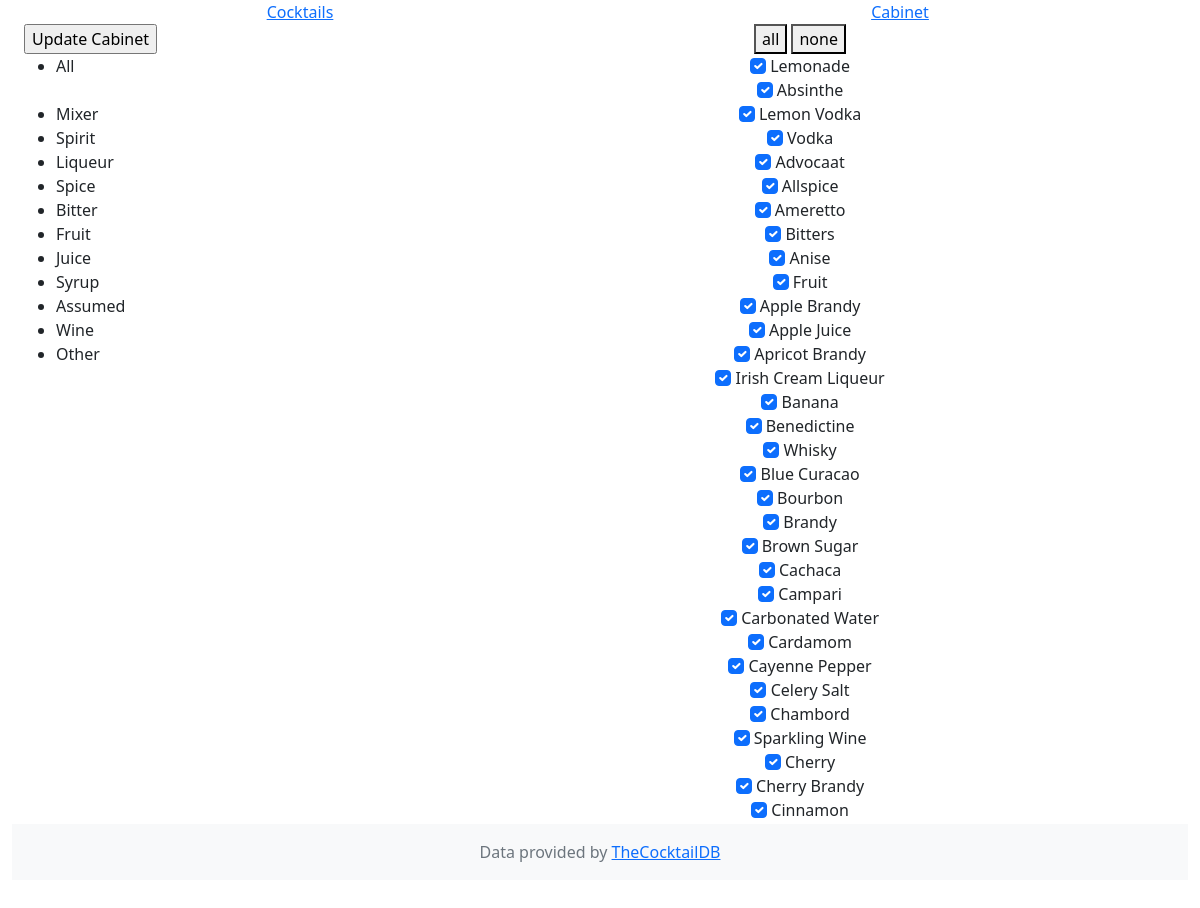
The app's page /cabinet, older data.
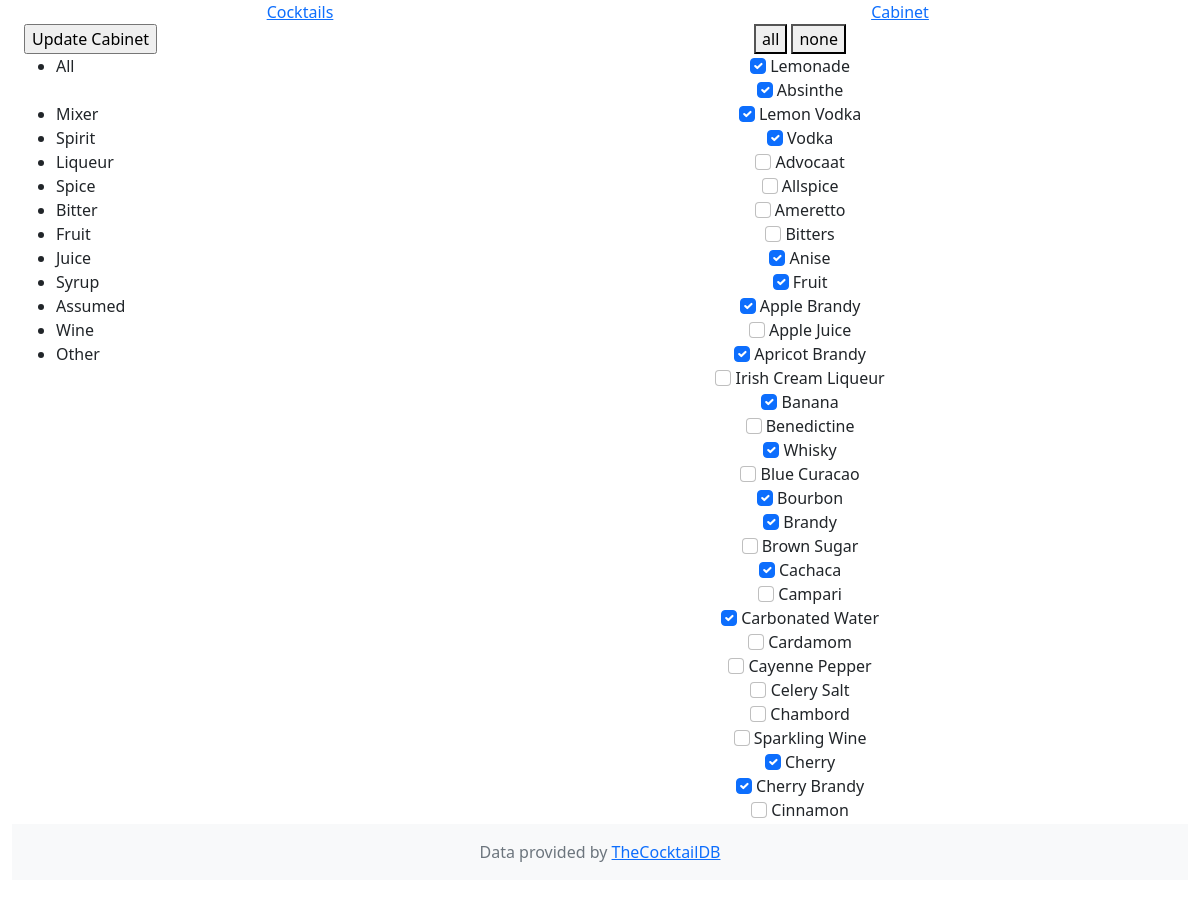
The same page, newer data.
### tables this page shows
CREATE TABLE ingredients (ingredient TEXT PRIMARY KEY, item TEXT DEFAULT null, category TEXT Default null, have NUMERIC DEFAULT 0);

### app.py (the view)
@app.route("/cabinet", methods=["GET", "POST"])
def cabinet():
    if request.method == "POST":
        haves = request.form.getlist("check")
        db.execute("UPDATE ingredients SET have = 0")
        for have in haves:
            db.execute("UPDATE ingredients SET have = 1 WHERE item = ?", have)
    items = db.execute(
        "SELECT DISTINCT item, category, have FROM ingredients ORDER BY item"
    )
    entries = []
    drinks_cabinet.refresh()
    """
    # declare categories set to obtain unique values
    categories = []
    for item in items:

        entry = item["item"]
        category = item["category"]

        if item["have"]:
            status = "checked"
        else:
            status = "unchecked"

        entries.append({"item": entry, "category": category, "status": status})

        # add category to set
        categories.append(category)

    # convert categories set back to an ordered list
    categories = set(categories)
    list(categories).sort()
    """
    return render_template("cabinet.html", drinks_cabinet=drinks_cabinet)

### app.py (called while the page is built)
  def refresh(self):
    request_1 = db.execute("SELECT item, category, have FROM ingredients")
    items = {}
    for row in request_1:
      items.update({row['item'] : {'category' : row['category'],'have' : row['have']}})
    self.items = items
    """ categorisation of items as a dictionary of format { category : [ item, item, item ...] , .. } """
    request_2 = db.execute("SELECT DISTINCT category FROM ingredients")
    categories = {}
    for row in request_2:
      categories.update({row['category']:[]})
    for item in items.keys():
      categories[items[item]['category']].append(item)
    self.categories = categories

### templates/cabinet.html (shortened to what this page needs)
{% extends "layout.html" %}
{% block left %}
<form action="/cabinet" method="post">
  <input type="submit" value="Update Cabinet"><br>
  <ul class="overflow-auto" id="cocktails">
    <li>
      <div onclick="toggleView('item', 'item')">All<br><br> </div>
    {% for category in drinks_cabinet.categories %}
    <li>
      <div onclick="toggleView('item', '{{category}}')">{{category}}<br></div>
    </li>
  {% endfor %}
  {% endblock %}
  {% block right %}
 <button type="button" onclick="checkAll()">all</button>
 <button type="button" onclick="uncheckAll()">none</button>
  {% for item in drinks_cabinet.items %}
    {% set category = drinks_cabinet.items[item]['category'] %}
    {% set status = "" %}
    {% if drinks_cabinet.items[item]['have'] %}
      {% set status = "checked" %}
    {% endif %}
  <div class="item {{category}}">
    <input class="item {{category}} form-check-input" type="checkbox" name="check" value="{{item}}" {{status}}>
    <label class="item {{category}} form-check-label" for="{{item}}">{{item}}</label><br>
  </div>
{% endfor %}
{% endblock %}

### templates/layout.html (shortened to what this page needs)
<!DOCTYPE html>
<html lang="en-gb">
  <head>
    <link href="https://cdn.jsdelivr.net/npm/bootstrap@5.2.3/dist/css/bootstrap.min.css" rel="stylesheet">
  </head>
  <body>
    <div class="container-fluid">
      <div id="menu" class="row">
        <div class="col text-center">
          <a href="/">Cocktails</a>
        </div>
        <div class="col text-center">
          <a href="/cabinet">Cabinet</a>
        </div>
      </div>
      <div class="row">
        <div class="col-sm-4" id="left">
          <div class="container-fluid overflow-auto" style="height: 800px">
          {% block left %}
          {% endblock %}
          </div>
        </div>
        <div class="col-sm-8" id="right">
          <div class="container-fluid  text-center overflow-auto" style="height: 800px">
          {% block right %}
          {% endblock %}
          </div>
        </div>
      </div>
      <footer class="footer mt-auto py-3 bg-light">
        <div class="text-center text-muted">
          Data provided by <a href="https://www.thecocktaildb.com/">TheCocktailDB</a>
        </div>
      </footer>
  </body>
</html>

Row changes from the older to the newer data that the page shows:
changed ingredients "Advocaat": check "☑" → "☐"
changed ingredients "Allspice": check "☑" → "☐"
changed ingredients "Ameretto": check "☑" → "☐"
changed ingredients "Bitters": check "☑" → "☐"
changed ingredients "Apple Juice": check "☑" → "☐"
changed ingredients "Irish Cream Liqueur": check "☑" → "☐"
changed ingredients "Benedictine": check "☑" → "☐"
changed ingredients "Blue Curacao": check "☑" → "☐"
changed ingredients "Brown Sugar": check "☑" → "☐"
changed ingredients "Campari": check "☑" → "☐"
changed ingredients "Cardamom": check "☑" → "☐"
changed ingredients "Cayenne Pepper": check "☑" → "☐"
changed ingredients "Celery Salt": check "☑" → "☐"
changed ingredients "Chambord": check "☑" → "☐"
changed ingredients "Sparkling Wine": check "☑" → "☐"
changed ingredients "Cinnamon": check "☑" → "☐"
